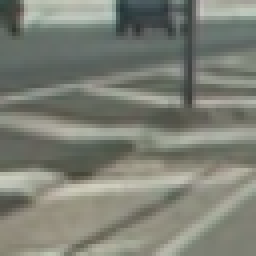
#> input picture non-vehicles/GTI/image1005.png, 64 x 64 px (shown 4 times larger)
$ python -i searchClassify.py   (imports and definitions only)   (older library calls are emulated)
#> lines starting #> are read from the running program, lines starting #| are printed output that depends on the picture
### lesson_functions.py
import matplotlib.image as mpimg
import numpy as np
import cv2
from skimage.feature import hog

# Define a function to return HOG features and visualization
def get_hog_features(img, orient, pix_per_cell, cell_per_block,
                        vis=False, feature_vec=True):
    # Call with two outputs if vis==True
    if vis == True:
        features, hog_image = hog(img, orientations=orient,
                                  pixels_per_cell=(pix_per_cell, pix_per_cell),
                                  cells_per_block=(cell_per_block, cell_per_block),
                                  transform_sqrt=True,
                                  visualise=vis, feature_vector=feature_vec)
        return features, hog_image
    # Otherwise call with one output
    else:
        features = hog(img, orientations=orient,
                       pixels_per_cell=(pix_per_cell, pix_per_cell),
                       cells_per_block=(cell_per_block, cell_per_block),
                       transform_sqrt=True,
                       visualise=vis, feature_vector=feature_vec)
        return features

# Define a function to compute binned color features
def bin_spatial(img, size=(32, 32)):
    # Use cv2.resize().ravel() to create the feature vector
#> called with size = (32, 32)
    features = cv2.resize(img, size).ravel()
#> features = 3072 values, max 204 at index 2241, min 41 at index 141, mean 123.8
    # Return the feature vector
    return features

# Define a function to compute color histogram features
# NEED TO CHANGE bins_range if reading .png files with mpimg!
def color_hist(img, nbins=32, bins_range=(0, 256)):
    # Compute the histogram of the color channels separately
    channel1_hist = np.histogram(img[:,:,0], bins=nbins, range=bins_range)
    channel2_hist = np.histogram(img[:,:,1], bins=nbins, range=bins_range)
    channel3_hist = np.histogram(img[:,:,2], bins=nbins, range=bins_range)
    # Concatenate the histograms into a single feature vector
    hist_features = np.concatenate((channel1_hist[0], channel2_hist[0], channel3_hist[0]))
    # Return the individual histograms, bin_centers and feature vector
    return hist_features

# Define a function that takes an image,
# start and stop positions in both x and y,
# window size (x and y dimensions),
# and overlap fraction (for both x and y)
# [76 lines left out: functions slide_window, draw_boxes, add_heat, apply_threshold, draw_labeled_bboxes, not called in this run]

### Arch/searchClassify.py
import matplotlib.image as mpimg
import matplotlib.pyplot as plt
import numpy as np
import cv2
import glob
import time
from sklearn.svm import LinearSVC
from sklearn.preprocessing import StandardScaler
from skimage.feature import hog
from lesson_functions import *
from sklearn.model_selection import train_test_split

def single_img_features(img, color_space='RGB', spatial_size=(32, 32),
                        hist_bins=32, orient=9,
                        pix_per_cell=8, cell_per_block=2, hog_channel=0,
                        spatial_feat=True, hist_feat=True, hog_feat=True):
    #1) Define an empty list to receive features
    img_features = []
    #2) Apply color conversion if other than 'RGB'
    if color_space != 'RGB':
        if color_space == 'HSV':    feature_image = cv2.cvtColor(img, cv2.COLOR_RGB2HSV)
        elif color_space == 'LUV':  feature_image = cv2.cvtColor(img, cv2.COLOR_RGB2LUV)
        elif color_space == 'HLS':  feature_image = cv2.cvtColor(img, cv2.COLOR_RGB2HLS)
        elif color_space == 'YUV':  feature_image = cv2.cvtColor(img, cv2.COLOR_RGB2YUV)
        elif color_space == 'YCrCb':feature_image = cv2.cvtColor(img, cv2.COLOR_RGB2YCrCb)
    else: feature_image = np.copy(img)
    #3) Compute spatial features if flag is set
    if spatial_feat == True:
        spatial_features = bin_spatial(feature_image, size=spatial_size)
#> spatial_features has the same summary as features in bin_spatial
        #4) Append features to list
        img_features.append(spatial_features)
    #5) Compute histogram features if flag is set
    if hist_feat == True:
        hist_features = color_hist(feature_image, nbins=hist_bins)
#> in color_hist, `hist_features = np.concatenate((channel1_hist[0], channel2_hist[0], ch..`: hist_features = 96 values, max 572 at index 12, min 0 at index 0, mean 128
        #6) Append features to list
        img_features.append(hist_features)
    #7) Compute HOG features if flag is set
    if hog_feat == True:
        if hog_channel == 'ALL':
            hog_features = []
            for channel in range(feature_image.shape[2]):
                hog_features.extend(get_hog_features(feature_image[:,:,channel],
                                    orient, pix_per_cell, cell_per_block,
                                    vis=False, feature_vec=True))
        else:
            hog_features = get_hog_features(feature_image[:,:,hog_channel], orient,
                        pix_per_cell, cell_per_block, vis=False, feature_vec=True)
#> in get_hog_features, `features = hog(img, orientations=orient, pixels_per_cell=(pix_per_cell..`: features = 1764 values, max 0.492 at index 1730, min 0 at index 47, mean 0.107
#> in get_hog_features, `features = hog(img, orientations=orient, pixels_per_cell=(pix_per_cell..`:
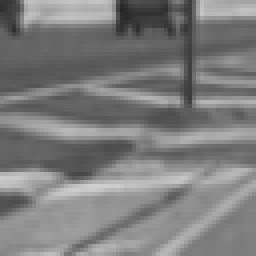
#> img: shape (64, 64) (shown 4 times larger); min 37, max 208, mean 125.2
#> hog_features has the same summary as features in get_hog_features
        #8) Append features to list
        img_features.append(hog_features)
    #9) Return concatenated array of features
    return np.concatenate(img_features)

# Define a function you will pass an image
# and the list of windows to be searched (output of slide_windows())
def search_windows(img, windows, clf, scaler, color_space='RGB',
                    spatial_size=(32, 32), hist_bins=32,
                    hist_range=(0, 256), orient=9,
                    pix_per_cell=8, cell_per_block=2,
                    hog_channel=0, spatial_feat=True,
                    hist_feat=True, hog_feat=True):

    #1) Create an empty list to receive positive detection windows
    on_windows = []
    #2) Iterate over all windows in the list
    for window in windows:
        #3) Extract the test window from original image
        test_img = cv2.resize(img[window[0][1]:window[1][1], window[0][0]:window[1][0]], (64, 64))
        #4) Extract features for that window using single_img_features()
        features = single_img_features(test_img, color_space=color_space,
                            spatial_size=spatial_size, hist_bins=hist_bins,
                            orient=orient, pix_per_cell=pix_per_cell,
                            cell_per_block=cell_per_block,
                            hog_channel=hog_channel, spatial_feat=spatial_feat,
                            hist_feat=hist_feat, hog_feat=hog_feat)
        #5) Scale extracted features to be fed to classifier
        test_features = scaler.transform(np.array(features).reshape(1, -1))
        #6) Predict using your classifier
        prediction = clf.predict(test_features)
        #7) If positive (prediction == 1) then save the window
        if prediction == 1:
            on_windows.append(window)
    #8) Return windows for positive detections
    return on_windows


images = glob.glob('./non-vehicles/GTI/*.png')
# [1 line not run here, left out]

cars = []
notcars = []
# [3 lines not run here, left out]

# Reduce the sample size because
# The quiz evaluator times out after 13s of CPU time
sample_size = 500
cars = cars[0:sample_size]
notcars = notcars[0:sample_size]

### TODO: Tweak these parameters and see how the results change.
color_space = 'RGB' # Can be RGB, HSV, LUV, HLS, YUV, YCrCb
orient = 9  # HOG orientations
pix_per_cell = 8 # HOG pixels per cell
cell_per_block = 2 # HOG cells per block
hog_channel = 0 # Can be 0, 1, 2, or "ALL"
spatial_size = (16, 16) # Spatial binning dimensions
hist_bins = 16    # Number of histogram bins
spatial_feat = True # Spatial features on or off
hist_feat = True # Histogram features on or off
hog_feat = True # HOG features on or off
y_start_stop = [None, None] # Min and max in y to search in slide_window()

# [6 lines that did not run here, left out]
# [6 lines that did not run here, left out]

# [1 line that did not run here, left out]
# Fit a per-column scaler
# [1 line that did not run here, left out]
# Apply the scaler to X
# [1 line that did not run here, left out]

# Define the labels vector
# [1 line that did not run here, left out]


# Split up data into randomized training and test sets
rand_state = np.random.randint(0, 100)
# [2 lines that did not run here, left out]

# [3 lines not run here, left out]
# Use a linear SVC
svc = LinearSVC()
# Check the training time for the SVC
t=time.time()
# [1 line not run here, left out]
t2 = time.time()
# [3 lines not run here, left out]
# Check the prediction time for a single sample
t=time.time()

# [1 line not run here, left out]
# [1 line that did not run here, left out]

# Uncomment the following line if you extracted training
# data from .png images (scaled 0 to 1 by mpimg) and the
# image you are searching is a .jpg (scaled 0 to 255)
#image = image.astype(np.float32)/255

# [2 lines that did not run here, left out]

# [6 lines that did not run here, left out]

# [1 line that did not run here, left out]

# [2 lines not run here, left out]

>>> import cv2
>>> picture = cv2.cvtColor(cv2.imread('../non-vehicles/GTI/image1005.png'), cv2.COLOR_BGR2RGB)
>>> result = single_img_features(picture)
#> result = 4932 values, max 572 at index 3084, min 0 at index 3072, mean 79.64

$ run again, on non-vehicles/GTI/image1339.png
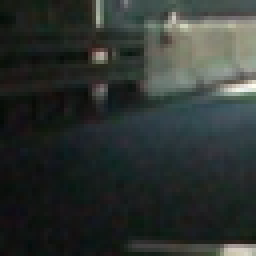
#> input picture non-vehicles/GTI/image1339.png, 64 x 64 px (shown 4 times larger)
#> in bin_spatial, `features = cv2.resize(img, size).ravel()`: features = 3072 values, max 226 at index 1053, min 7 at index 192, mean 49.15
#> spatial_features has the same summary as features in bin_spatial
#> in color_hist, `hist_features = np.concatenate((channel1_hist[0], channel2_hist[0], ch..`: hist_features = 96 values, max 1034 at index 2, min 0 at index 32, mean 128
#> in get_hog_features, `features = hog(img, orientations=orient, pixels_per_cell=(pix_per_cell..`: features = 1764 values, max 0.561 at index 1750, min 0 at index 26, mean 0.144
#> in get_hog_features, `features = hog(img, orientations=orient, pixels_per_cell=(pix_per_cell..`:
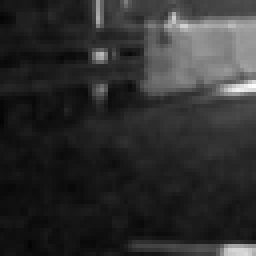
#> img: shape (64, 64) (shown 4 times larger); min 3, max 255, mean 46.1
#> hog_features has the same summary as features in get_hog_features
#> result = 4932 values, max 1034 at index 3074, min 0 at index 3104, mean 33.16
